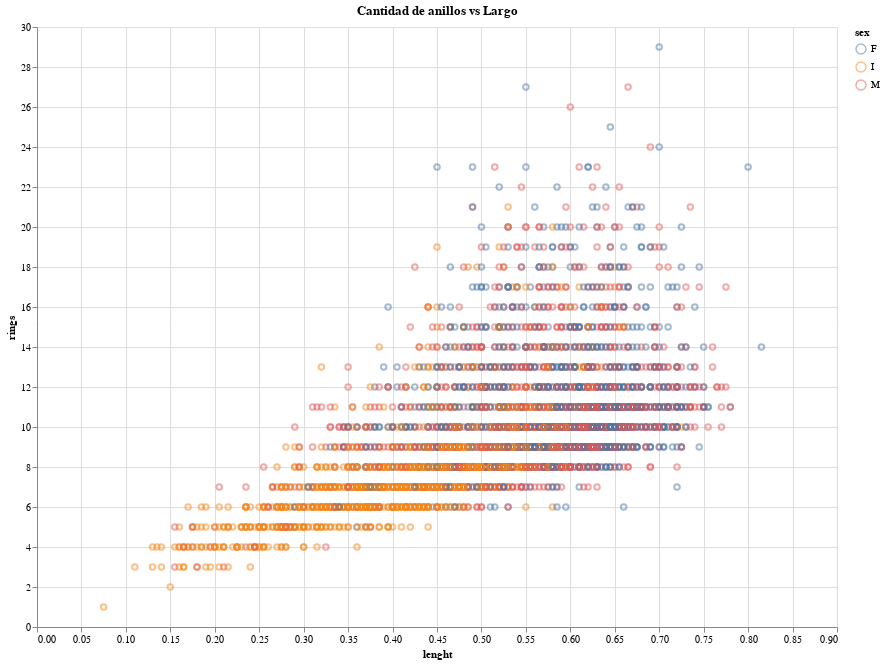

The notebook cell saved with this chart:
### Code cell
alt.Chart(abalone).mark_point(opacity=0.5).encode(
    x="lenght",
    y="rings",
    color="sex"
).properties(
    width=800,
    height=600,
    title="Cantidad de anillos vs Largo"
)

### Figure 1 — Vega-Lite specification as saved in the notebook (floating-point values rounded to 4 significant figures; data arrays with more than 128 entries replaced by an {"elided": "..."} marker saying what was removed)
{"$schema": "https://vega.github.io/schema/vega-lite/v3.4.0.json", "config": {"background": "white", "mark": {"tooltip": null}, "view": {"height": 300, "width": 400}}, "data": {"name": "data-e1b82dc07528012c641af5fb6e7d8807"}, "datasets": {"data-e1b82dc07528012c641af5fb6e7d8807": {"elided": "4177 records"}}, "encoding": {"color": {"field": "sex", "type": "nominal"}, "x": {"field": "lenght", "type": "quantitative"}, "y": {"field": "rings", "type": "quantitative"}}, "height": 600, "mark": {"opacity": 0.5, "type": "point"}, "title": "Cantidad de anillos vs Largo", "width": 800}
